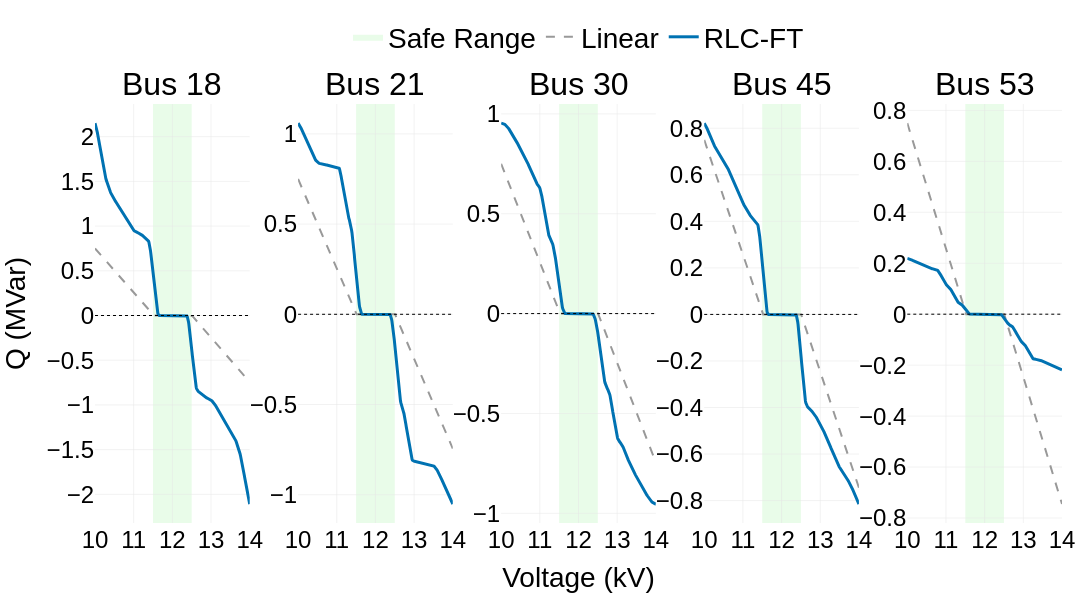

Write notebook code for a chart like this one.
### Code cell
# plot policy
def enhanced_policy_plot(policy_net, topology):
    """
    Enhanced policy visualization with consistent styling with trajectory plot
    Plots are arranged horizontally (1×5 layout)
    
    Args:
        policy_net: The policy network models for different buses
        topology: The power system topology indicator
        
    Returns:
        fig: Plotly figure object with enhanced styling
    """
    # Create 1×5 subplot layout (horizontal arrangement)
    fig = make_subplots(
        rows=1, cols=5,
        subplot_titles=['Bus 18', 'Bus 21', 'Bus 30', 'Bus 45', 'Bus 53'],
        horizontal_spacing=0.05  # Reduce spacing between subplots
    )
    for annotation in fig.layout.annotations:
        annotation.font.size = NATURE_CONFIG["font_title"]
        annotation.font.family = "Arial"
    
    # Use consistent color scheme with trajectory plot
    method_colors = {
        'RLC-FT': '#0072B2',  # Deep blue
        'Linear': '#999999'   # Gray
    }
    
    # Line styles and widths
    line_width = {
        'RLC-FT': 3,
        'Linear': 2
    }
    
    N = 400
    x_vals = np.linspace(10, 14, N)
    
    # Adjusted safe voltage range
    safe_range = [11.5, 12.5]  # Adjusted per requirements
    
    # Store all traces to ensure correct rendering order
    all_traces = {i: {'background': [], 'lines': []} for i in range(5)}
    
    # Create subplots for each bus
    bus_indices = [0, 1, 2, 3, 4]
    for idx, i in enumerate(bus_indices):
        # In horizontal layout, all plots are in row 1, column is the index+1
        row = 1
        col = idx + 1
        
        baseline_vals = []
        policy_vals = []
        
        # Calculate output values
        for j in range(N):
            state_val = 0.80 + 0.001 * j
            base = np.maximum(state_val - 1.05, 0) - np.maximum(0.95 - state_val, 0)
            baseline_vals.append(-base)
            
            state_tensor = torch.tensor([[state_val]])
            action_tensor = policy_net[i](state_tensor, topology)
            policy_vals.append(float(-action_tensor.detach().cpu().numpy()[0]))

        baseline_vals = np.array(baseline_vals)
        
        # Apply PCHIP smoothing for better curve appearance
        window_size = 20
        policy_vals_smoothed = moving_average(policy_vals, n=window_size)

        
        # Scale linear values for consistency
        baseline_vals_scaled = 5 * baseline_vals
        
        # Add safe voltage range area
        fig.add_shape(
            type="rect",
            x0=safe_range[0], 
            x1=safe_range[1], 
            y0=-10,  # Using very wide y-range
            y1=10,   # that will be auto-scaled later
            fillcolor="rgba(144, 238, 144, 0.2)",
            line=dict(width=0),
            layer="below",
            row=row, col=col
        )
        
        # Add Safe Range to legend (only in first subplot)
        if idx == 0:
            all_traces[idx]['background'].append(
                go.Scatter(
                    x=[None], y=[None],
                    mode='lines',
                    fill='toself',
                    fillcolor="rgba(144, 238, 144, 0.2)",
                    line=dict(width=0),
                    name="Safe Range",
                    showlegend=True
                )
            )
        
        # Add zero line for reference
        fig.add_hline(
            y=0,
            line=dict(color="black", width=1, dash="dot"),
            row=row, col=col
        )
        
        # Add Linear and RLC-FT curves
        all_traces[idx]['lines'].append(
            go.Scatter(
                x=x_vals,
                y=baseline_vals_scaled,
                mode='lines',
                name='Linear',
                line=dict(
                    dash='dash', 
                    color=method_colors['Linear'],
                    width=line_width['Linear']
                ),
                showlegend=(idx == 0)
            )
        )

        all_traces[idx]['lines'].append(
            go.Scatter(
                x=x_vals,
                y=policy_vals_smoothed,
                mode='lines',
                name='RLC-FT',
                line=dict(
                    color=method_colors['RLC-FT'],
                    width=line_width['RLC-FT']
                ),
                showlegend=(idx == 0)
            )
        )
        
        # Calculate y-axis range based on data
        y_min = min(min(baseline_vals_scaled), min(policy_vals_smoothed)) * 1.1
        y_max = max(max(baseline_vals_scaled), max(policy_vals_smoothed)) * 1.1
        
        # Set axis styles
        fig.update_xaxes(
            title_text="Voltage (kV)" if col == 3 else None,  # Only middle plot gets x-axis title
            title_font=dict(size=NATURE_CONFIG['font_axis_title']),
            tickfont=dict(size=NATURE_CONFIG['font_axis']),
            range=[10, 14],
            showgrid=True,
            gridwidth=0.5,
            gridcolor='#E5E5E5',
            zeroline=False,
            row=row, col=col
        )
        
        # Set y-axis styles
        fig.update_yaxes(
            title_text="Q (MVar)" if col == 1 else None,
            title_font=dict(size=NATURE_CONFIG['font_axis_title']),
            tickfont=dict(size=NATURE_CONFIG['font_axis']),
            range=[y_min, y_max],  # Dynamically scale y-axis for each subplot
            showgrid=True,
            gridwidth=0.5,
            gridcolor='#E5E5E5',
            zeroline=False,
            row=row, col=col
        )
    
    # Add all traces in the correct order
    for idx in range(5):
        row = 1  # All in row 1 for horizontal layout
        col = idx + 1
        
        # Add background elements first
        for trace in all_traces[idx]['background']:
            fig.add_trace(trace, row=row, col=col)
        
        # Add lines next
        for trace in all_traces[idx]['lines']:
            fig.add_trace(trace, row=row, col=col)

    # Overall layout settings - adjust width/height for horizontal layout
    fig.update_layout(
        font=dict(family='Arial', size=NATURE_CONFIG['font_base'], color='black'),
        width=NATURE_CONFIG['width'],  # Wider for horizontal layout
        height=600,  # Lower height
        margin=dict(l=60, r=30, t=100, b=60),
        legend=dict(
            orientation="h",
            yanchor="bottom",
            y=1.10,
            xanchor="center",
            x=0.5,
            bgcolor='rgba(255,255,255,0.8)',
            font=dict(size=NATURE_CONFIG['font_legend']),
        ),
        plot_bgcolor='white',
        paper_bgcolor='white'
    )


    # Configure export settings for better PDF quality
    import plotly.io as pio
    pio.kaleido.scope.mathjax = None
    
    # Save high-resolution images
    output_path = os.path.join(Config.data_path, 'images', '56bus', 'enhanced_policy_plot.svg')
    fig.write_image(output_path, scale=2)
    
    # Also save PNG version
    fig.write_image(os.path.join(Config.data_path, 'images', '56bus', 'enhanced_policy_plot.png'), scale=2)
    
    # Display the plot
    fig.show()
    
    return fig

fig = enhanced_policy_plot(agent_policy_net, topology)

### Figure 1 — Plotly figure (JSON) as saved in the notebook; plotly's stock layout.template omitted (floating-point values rounded to 4 significant figures; data arrays with more than 128 entries replaced by an {"elided": "..."} marker saying what was removed)
{"data": [{"fill": "toself", "fillcolor": "rgba(144, 238, 144, 0.2)", "line": {"width": 0}, "mode": "lines", "name": "Safe Range", "showlegend": true, "type": "scatter", "x": [null], "xaxis": "x", "y": [null], "yaxis": "y"}, {"line": {"color": "#999999", "dash": "dash", "width": 2}, "mode": "lines", "name": "Linear", "showlegend": true, "type": "scatter", "x": {"elided": "400 float values"}, "xaxis": "x", "y": {"elided": "400 float values"}, "yaxis": "y"}, {"line": {"color": "#0072B2", "width": 3}, "mode": "lines", "name": "RLC-FT", "showlegend": true, "type": "scatter", "x": {"elided": "400 float values"}, "xaxis": "x", "y": {"elided": "400 float values"}, "yaxis": "y"}, {"line": {"color": "#999999", "dash": "dash", "width": 2}, "mode": "lines", "name": "Linear", "showlegend": false, "type": "scatter", "x": {"elided": "400 float values"}, "xaxis": "x2", "y": {"elided": "400 float values"}, "yaxis": "y2"}, {"line": {"color": "#0072B2", "width": 3}, "mode": "lines", "name": "RLC-FT", "showlegend": false, "type": "scatter", "x": {"elided": "400 float values"}, "xaxis": "x2", "y": {"elided": "400 float values"}, "yaxis": "y2"}, {"line": {"color": "#999999", "dash": "dash", "width": 2}, "mode": "lines", "name": "Linear", "showlegend": false, "type": "scatter", "x": {"elided": "400 float values"}, "xaxis": "x3", "y": {"elided": "400 float values"}, "yaxis": "y3"}, {"line": {"color": "#0072B2", "width": 3}, "mode": "lines", "name": "RLC-FT", "showlegend": false, "type": "scatter", "x": {"elided": "400 float values"}, "xaxis": "x3", "y": {"elided": "400 float values"}, "yaxis": "y3"}, {"line": {"color": "#999999", "dash": "dash", "width": 2}, "mode": "lines", "name": "Linear", "showlegend": false, "type": "scatter", "x": {"elided": "400 float values"}, "xaxis": "x4", "y": {"elided": "400 float values"}, "yaxis": "y4"}, {"line": {"color": "#0072B2", "width": 3}, "mode": "lines", "name": "RLC-FT", "showlegend": false, "type": "scatter", "x": {"elided": "400 float values"}, "xaxis": "x4", "y": {"elided": "400 float values"}, "yaxis": "y4"}, {"line": {"color": "#999999", "dash": "dash", "width": 2}, "mode": "lines", "name": "Linear", "showlegend": false, "type": "scatter", "x": {"elided": "400 float values"}, "xaxis": "x5", "y": {"elided": "400 float values"}, "yaxis": "y5"}, {"line": {"color": "#0072B2", "width": 3}, "mode": "lines", "name": "RLC-FT", "showlegend": false, "type": "scatter", "x": {"elided": "400 float values"}, "xaxis": "x5", "y": {"elided": "400 float values"}, "yaxis": "y5"}], "layout": {"annotations": [{"font": {"family": "Arial", "size": 32}, "showarrow": false, "text": "Bus 18", "x": 0.08, "xanchor": "center", "xref": "paper", "y": 1, "yanchor": "bottom", "yref": "paper"}, {"font": {"family": "Arial", "size": 32}, "showarrow": false, "text": "Bus 21", "x": 0.29, "xanchor": "center", "xref": "paper", "y": 1, "yanchor": "bottom", "yref": "paper"}, {"font": {"family": "Arial", "size": 32}, "showarrow": false, "text": "Bus 30", "x": 0.5, "xanchor": "center", "xref": "paper", "y": 1, "yanchor": "bottom", "yref": "paper"}, {"font": {"family": "Arial", "size": 32}, "showarrow": false, "text": "Bus 45", "x": 0.71, "xanchor": "center", "xref": "paper", "y": 1, "yanchor": "bottom", "yref": "paper"}, {"font": {"family": "Arial", "size": 32}, "showarrow": false, "text": "Bus 53", "x": 0.92, "xanchor": "center", "xref": "paper", "y": 1, "yanchor": "bottom", "yref": "paper"}], "font": {"color": "black", "family": "Arial", "size": 28}, "height": 600, "legend": {"bgcolor": "rgba(255,255,255,0.8)", "font": {"size": 28}, "orientation": "h", "x": 0.5, "xanchor": "center", "y": 1.1, "yanchor": "bottom"}, "margin": {"b": 60, "l": 60, "r": 30, "t": 100}, "paper_bgcolor": "white", "plot_bgcolor": "white", "shapes": [{"fillcolor": "rgba(144, 238, 144, 0.2)", "layer": "below", "line": {"width": 0}, "type": "rect", "x0": 11.5, "x1": 12.5, "xref": "x", "y0": -10, "y1": 10, "yref": "y"}, {"line": {"color": "black", "dash": "dot", "width": 1}, "type": "line", "x0": 0, "x1": 1, "xref": "x domain", "y0": 0, "y1": 0, "yref": "y"}, {"fillcolor": "rgba(144, 238, 144, 0.2)", "layer": "below", "line": {"width": 0}, "type": "rect", "x0": 11.5, "x1": 12.5, "xref": "x2", "y0": -10, "y1": 10, "yref": "y2"}, {"line": {"color": "black", "dash": "dot", "width": 1}, "type": "line", "x0": 0, "x1": 1, "xref": "x2 domain", "y0": 0, "y1": 0, "yref": "y2"}, {"fillcolor": "rgba(144, 238, 144, 0.2)", "layer": "below", "line": {"width": 0}, "type": "rect", "x0": 11.5, "x1": 12.5, "xref": "x3", "y0": -10, "y1": 10, "yref": "y3"}, {"line": {"color": "black", "dash": "dot", "width": 1}, "type": "line", "x0": 0, "x1": 1, "xref": "x3 domain", "y0": 0, "y1": 0, "yref": "y3"}, {"fillcolor": "rgba(144, 238, 144, 0.2)", "layer": "below", "line": {"width": 0}, "type": "rect", "x0": 11.5, "x1": 12.5, "xref": "x4", "y0": -10, "y1": 10, "yref": "y4"}, {"line": {"color": "black", "dash": "dot", "width": 1}, "type": "line", "x0": 0, "x1": 1, "xref": "x4 domain", "y0": 0, "y1": 0, "yref": "y4"}, {"fillcolor": "rgba(144, 238, 144, 0.2)", "layer": "below", "line": {"width": 0}, "type": "rect", "x0": 11.5, "x1": 12.5, "xref": "x5", "y0": -10, "y1": 10, "yref": "y5"}, {"line": {"color": "black", "dash": "dot", "width": 1}, "type": "line", "x0": 0, "x1": 1, "xref": "x5 domain", "y0": 0, "y1": 0, "yref": "y5"}], "width": 1800, "xaxis": {"anchor": "y", "domain": [0, 0.16], "gridcolor": "#E5E5E5", "gridwidth": 0.5, "range": [10, 14], "showgrid": true, "tickfont": {"size": 24}, "title": {"font": {"size": 28}}, "zeroline": false}, "xaxis2": {"anchor": "y2", "domain": [0.21, 0.37], "gridcolor": "#E5E5E5", "gridwidth": 0.5, "range": [10, 14], "showgrid": true, "tickfont": {"size": 24}, "title": {"font": {"size": 28}}, "zeroline": false}, "xaxis3": {"anchor": "y3", "domain": [0.42, 0.58], "gridcolor": "#E5E5E5", "gridwidth": 0.5, "range": [10, 14], "showgrid": true, "tickfont": {"size": 24}, "title": {"font": {"size": 28}, "text": "Voltage (kV)"}, "zeroline": false}, "xaxis4": {"anchor": "y4", "domain": [0.63, 0.79], "gridcolor": "#E5E5E5", "gridwidth": 0.5, "range": [10, 14], "showgrid": true, "tickfont": {"size": 24}, "title": {"font": {"size": 28}}, "zeroline": false}, "xaxis5": {"anchor": "y5", "domain": [0.84, 1], "gridcolor": "#E5E5E5", "gridwidth": 0.5, "range": [10, 14], "showgrid": true, "tickfont": {"size": 24}, "title": {"font": {"size": 28}}, "zeroline": false}, "yaxis": {"anchor": "x", "domain": [0, 1], "gridcolor": "#E5E5E5", "gridwidth": 0.5, "range": [-2.321, 2.365], "showgrid": true, "tickfont": {"size": 24}, "title": {"font": {"size": 28}, "text": "Q (MVar)"}, "zeroline": false}, "yaxis2": {"anchor": "x2", "domain": [0, 1], "gridcolor": "#E5E5E5", "gridwidth": 0.5, "range": [-1.157, 1.166], "showgrid": true, "tickfont": {"size": 24}, "title": {"font": {"size": 28}}, "zeroline": false}, "yaxis3": {"anchor": "x3", "domain": [0, 1], "gridcolor": "#E5E5E5", "gridwidth": 0.5, "range": [-1.049, 1.049], "showgrid": true, "tickfont": {"size": 24}, "title": {"font": {"size": 28}}, "zeroline": false}, "yaxis4": {"anchor": "x4", "domain": [0, 1], "gridcolor": "#E5E5E5", "gridwidth": 0.5, "range": [-0.8963, 0.9041], "showgrid": true, "tickfont": {"size": 24}, "title": {"font": {"size": 28}}, "zeroline": false}, "yaxis5": {"anchor": "x5", "domain": [0, 1], "gridcolor": "#E5E5E5", "gridwidth": 0.5, "range": [-0.8195, 0.825], "showgrid": true, "tickfont": {"size": 24}, "title": {"font": {"size": 28}}, "zeroline": false}}}
